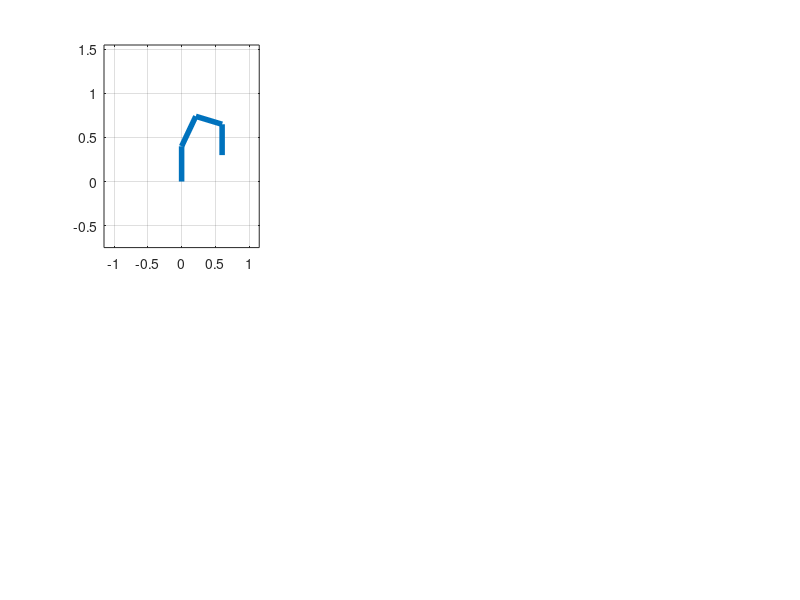

Source code (MATLAB): (Note: this script raises an error after producing the figure.)
clc, clear, close all
%% 상수 설정
l1 = 0.4; l2 = 0.4; l3 = 0.4; l4 = 0; l5 = 0.2+0.15; % end effector
l = [l1 l2 l3 l4 l5];
m1 = 2.0; m2 = 2.7; m3 = 2.7; m4 = 0; m5 = 2.4+0.004;
m = [m1 m2 m3 m4 m5];

%% 경로 계획
px = 0.6;
py = 0.3;
thd = -pi/2;

%% 역기구학
x3 = px - (l5).*cos(thd);
y3 = py - (l5).*sin(thd);

c3 = (x3.^2 + (y3-l1).^2 - l2.^2 - l3.^2)./(2*l2*l3);
s3 = -sqrt(1-c3.^2);

th3 = atan2(s3, c3);
th2 = atan2(y3 - l1, x3) - atan2(l3.*sin(th3),l2+l3.*cos(th3));
th4 = thd - th3 - th2;
th5 = 0;

%% 암 이미지 비교를 통한 역기구학 검증
Ax = [0,  0,    l2.*cos(th2),    l2.*cos(th2)+l3.*cos(th2+th3),    l2.*cos(th2)+l3.*cos(th2+th3)+l5.*cos(th2+th3+th4)];
Ay = [0, l1, l1+l2.*sin(th2), l1+l2.*sin(th2)+l3.*sin(th2+th3), l1+l2.*sin(th2)+l3.*sin(th2+th3)+l5.*sin(th2+th3+th4)];
subplot(2,3,1)
plot(Ax, Ay, 'lineWidth', 4)
axis([-(l2+l3+l4+l5),l2+l3+l4+l5,l1-(l2+l3+l4+l5),l1+l2+l3+l4+l5])
grid on

%% DH-Parameter 시뮬레이션
%           a    alpha    d    theta
DHparams = [  0, pi/2, l1,  0;
             l2,    0, 0,   th2;
             l3,    0, 0,   th3;
             0, -pi/2, 0,   th4;
              0,    0, l5, th5];

robot = rigidBodyTree;
body = cell(1,5);
joint = cell(1,5);
for i = 1:5
    body{i} = rigidBody('body'+string(i));
    body{i}.Mass = m(i);
    joint{i} =  rigidBodyJoint('joint'+string(i), 'revolute');
    setFixedTransform(joint{i}, DHparams(i,:), 'dh');
    body{i}.Joint = joint{i}(1);
    if i > 1
        addBody(robot, body{i}, 'body'+string(i-1));
    else
        addBody(robot, body{i}, 'base')
    end
end
addVisual(body{1}, 'Mesh', 'link123.stl')%, [1, 0, 0, 0; 0, cosd(90), -sind(90), 0; 0, sind(90), cosd(90), 0; 0, 0, 0, 1])
addVisual(body{2}, 'Mesh', 'link123.stl')%, [cosd(-90), -sind(-90), 0, 0; sind(-90), cosd(-90), 0, 0; 0, 0, 1, 0; 0, 0, 0, 1])
addVisual(body{3}, 'Mesh', 'link123.stl')%, [cosd(-90), -sind(-90), 0, 0; sind(-90), cosd(-90), 0, 0; 0, 0, 1, 0; 0, 0, 0, 1])
addVisual(body{5}, 'Mesh', 'link5.stl')%, [cosd(-90), -sind(-90), 0, 0; sind(-90), cosd(-90), 0, 0; 0, 0, 1, 0; 0, 0, 0, 1]*[cosd(-90), 0, sind(-90), 0; 0, 1, 0, 0; -sind(-90), 0, cosd(-90), 0; 0, 0, 0, 1])

showdetails(robot)
plot1 = subplot(2,3,2);
show(robot, 'visuals', 'on');
set(plot1, 'position', [0.33 0.5 0.33 0.5])
axis([-0.5, 1.5, -0.5, 0.5, -0.5, 1])
